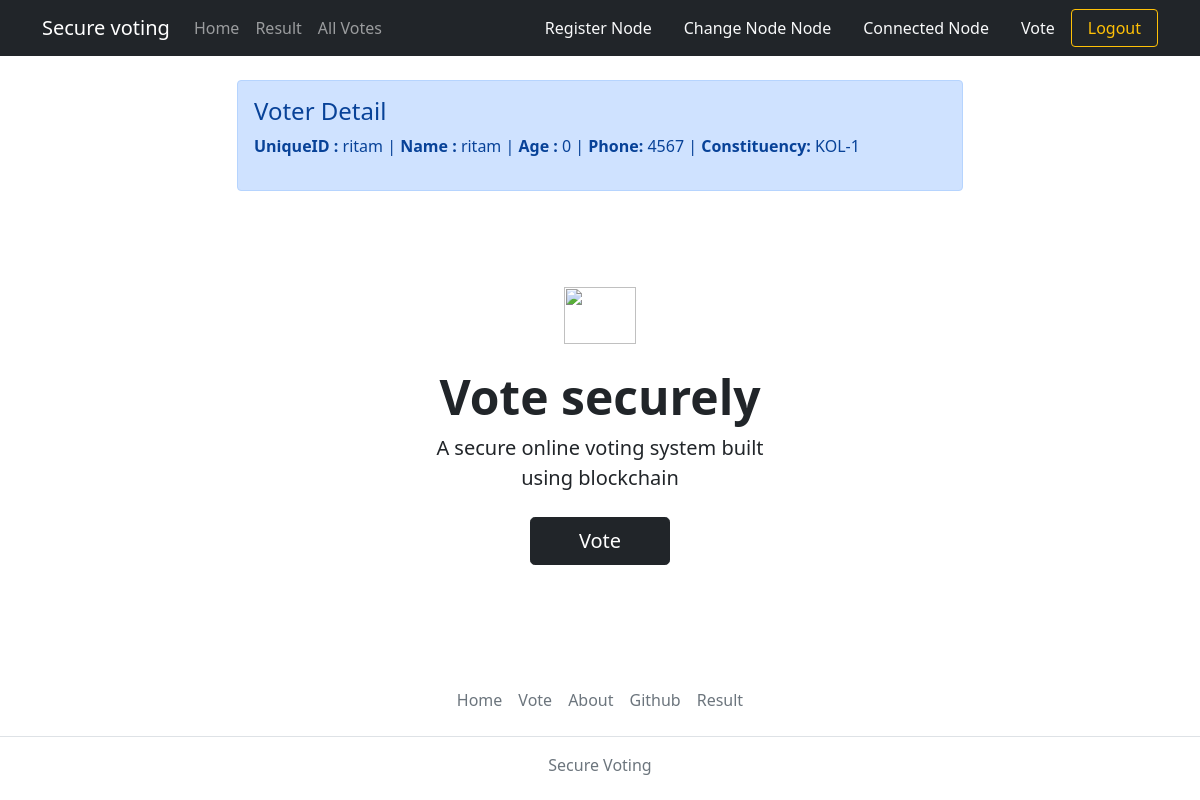
The page / (signed in) on the database its author committed.
### core/models.py (models this page shows, shortened)
class RegisteredVoters(AbstractUser):
    username = models.CharField(max_length=10, primary_key=True)
    name = models.CharField(max_length=200, null=True)
    email = models.EmailField(unique=True, null=True)
    phone = models.CharField(max_length=10, unique=True, null=True)
    age = models.IntegerField(default=0)
    otp = models.CharField(max_length=6)
    account_verified = models.BooleanField(default=False)
    vote_done = models.BooleanField(default=False)
    c_id = models.CharField(max_length=10, null=True)
    USERNAME_FIELD = 'username'
    REQUIRED_FIELD = []

### core/views.py (the view)
# urls.py: path('', views.home, name='home'),
def home(request):
    if request.user.is_authenticated:
        global BLOCKCHAIN_NODE_ADDRESS
        constituency = Constituency.objects.get(c_id=request.user.c_id)
        BLOCKCHAIN_NODE_ADDRESS = constituency.node_address
        print("constituency address: ", constituency.node_address)
        print("CONSTITUENCY ADDRESS: ", BLOCKCHAIN_NODE_ADDRESS)
    return render(request, 'landing.html')

### core/templates/landing.html
{% extends "base.html" %} {% block content %}
<section style="max-width: 750px; margin: 0 auto" class="container mt-4">
  {% if user.is_authenticated %}
  <div class="">
    <div class="alert alert-primary" role="alert">
      <h4 class="alert-heading">Voter Detail</h4>
      <p>
        <b>UniqueID :</b> {{user.username}} | <b>Name :</b> {{user.name}} |
        <b>Age :</b> {{user.age}} | <b> Phone:</b> {{user.phone}} |
        <b>Constituency:</b> {{user.c_id}}
      </p>
    </div>
  </div>
  {% endif %}
  <div class="px-2 py-5 my-5 text-center">
    <img
      class="d-block mx-auto mb-4"
      src="https://upload.wikimedia.org/wikipedia/en/thumb/d/d4/Election_Commission_of_India_logo.svg/1200px-Election_Commission_of_India_logo.svg.png"
      alt=""
      width="72"
      height="57"
    />
    <h1 class="display-5 fw-bold">Vote securely</h1>
    <div class="col-lg-6 mx-auto">
      <p class="lead mb-4">
        A secure online voting system built using blockchain
      </p>
      <div class="d-grid gap-2 d-sm-flex justify-content-sm-center">
        <a
          type="button"
          class="btn btn-dark btn-lg px-5 gap-3"
          href="{% url 'voting'%}"
          >Vote</a
        >
      </div>
    </div>
  </div>
</section>
{% endblock content %}

### rows shown on the page
RegisteredVoters: username "ritam", name "ritam", age "0", phone "4567", c_id "KOL-1"
